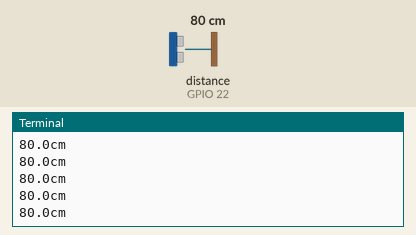
Recording of a program running on a simulated Raspberry Pi (BCM pin numbers). Parts: the last lines printed to the terminal. The inputs (shaded band) are chosen by the test bench; at power-on: distance to the obstacle (sensor on GPIO 22) 80 cm. The echo pulse lasts 58.3 µs per cm.

Above: at 1.2 s.
1.3 s: distance to the obstacle (sensor on GPIO 22) set to 2 cm
At 1.59 s:
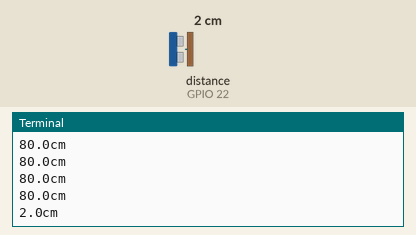
2.8 s: distance to the obstacle (sensor on GPIO 22) set to 4 cm
At 2.89 s:
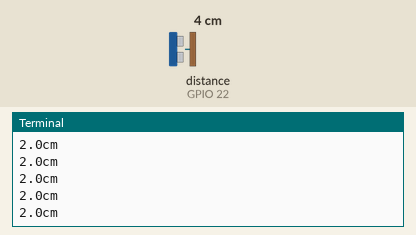
Timing chart, 0 to 5.8 s (numbered marks = the images above; inputs shaded):
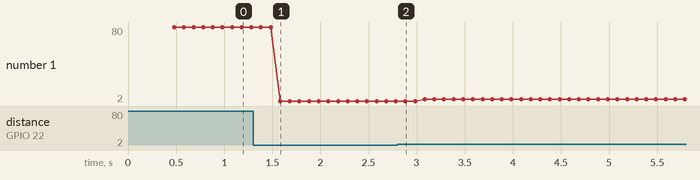

Measured:
- after the input at 1.3 s, the terminal: prints a new line after 0.28 s (image 1)
- plotted number 1: 80 → 2 after the input at 1.3 s, 2 → 4 after the input at 2.8 s

The program:

echo.py
```python
import gpiozero
from gpiozero.pins.pigpio import PiGPIOFactory
import time
factory = PiGPIOFactory()
sensor = gpiozero.DistanceSensor(echo=22, trigger=17, pin_factory=factory)
def museruDist():
    global sensor
    while True:
        distance = sensor.distance * 100
        print(f'{distance}cm')
        time.sleep(0.1)
museruDist()
```
